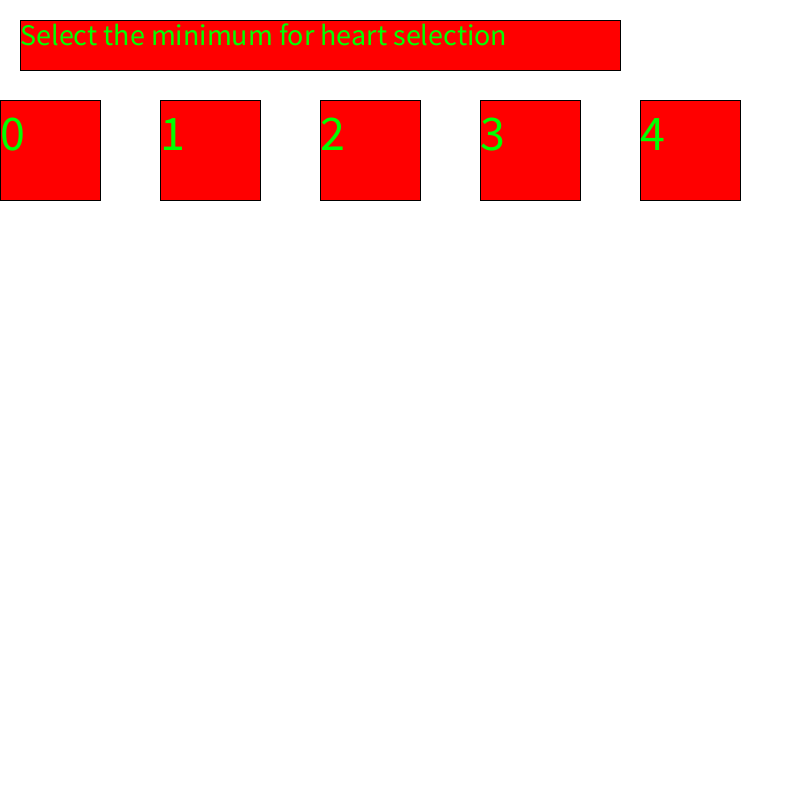
Frame 1 (no input)
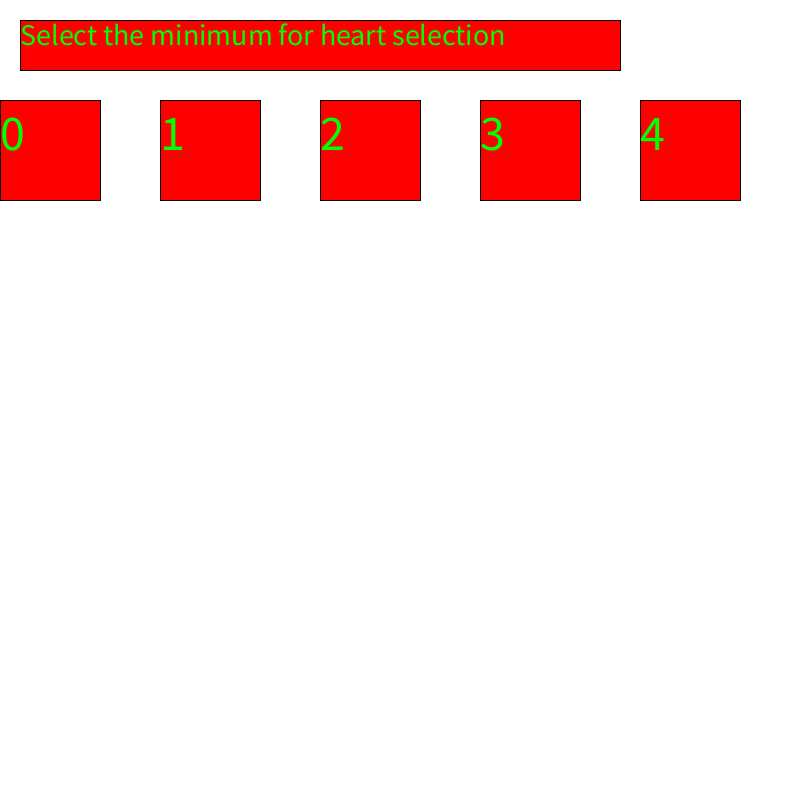
Frame 60 (the mouse pressed at the canvas centre just before this capture)
Frame 120 (the mouse held since frame 60 and released just before this capture): identical to frame 60, image omitted

The Processing sketch that drew these frames (run headless with seeded random() and noise(); from frame 60 on, the mouse is pressed at the canvas centre):

// Processing sketch: Menu
// ── Menu.pde
final int MENUSCREEN = 0;
final int GAMESCREEN = 1;
int screenState;
int nMin = 3;
// setup() and other global variables

void setup(){
  size(800, 800);
  screenState = 0;
}
  

  
void draw() {
  if (screenState == MENUSCREEN) {
    drawMenu();
  } else if (screenState == GAMESCREEN) {
    drawGame();
  } else {
    println("Something went wrong!");
  }
}

void drawGame() {
  background(0);
  fill(255);
  textSize(100);
  text("Lancer l'appli ici", 0, height/2);
  
  // Pew, pew, I'm a game!
}

void drawMenu() {
  background(255);
  fill(255,0,0);
  rect(20,20, 600, 50);
  textSize(30);
  fill(0,255,0);
  text("Select the minimum for heart selection", 20, 45);
  textSize(50);
  for(int i = 0; i<5; i++){
    fill(255,0,0);
    rect(i*(width/5), 100, 100, 100);
    fill(0,255,0);
    String a = "" + i;
    text(a,i*(width/5),150);
  }



  
  // Don't forget to save :D
}

void mouseClicked() {
  if(screenState == 1){
    return;
  }
  for(int i = 0; i<5; i++){
    if(mouseX>=i*(width/5) && mouseX <=i*(width/5) + 100 && mouseY>=100 && mouseY<=200){
      nMin = i;
      print(nMin);
      screenState = 1;
    }
  }
}
